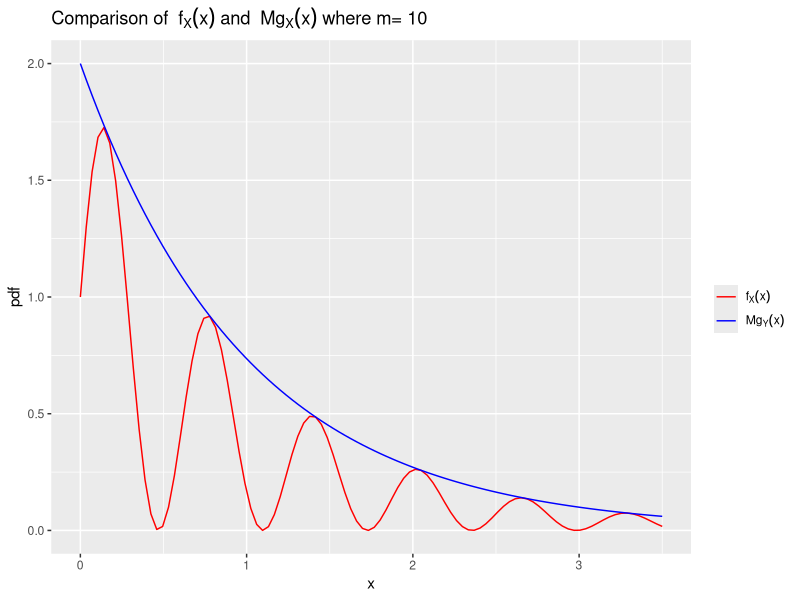
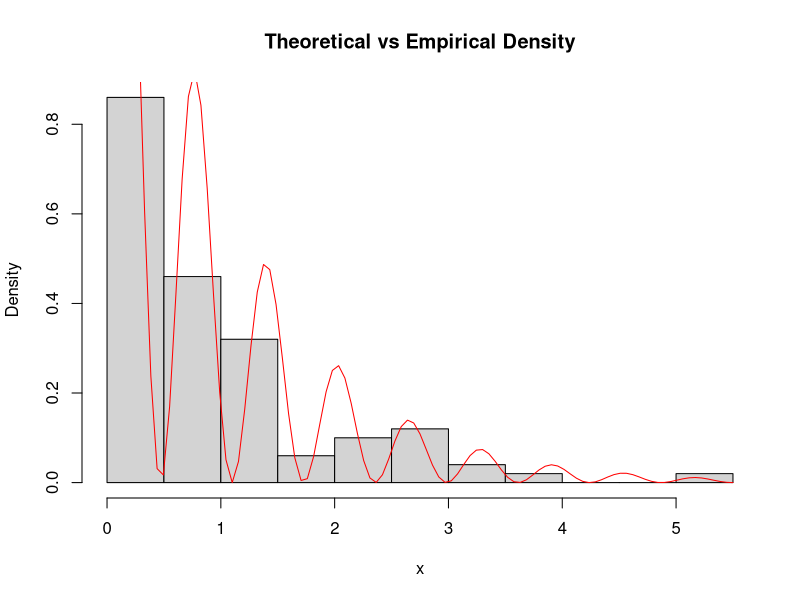

R code for these plots, in order:
## ---- chunk 1
library(ggplot2)
m = 10
fstar <- function(x, m=10) exp(-x) * (1 + sin(m*x))
g <- function(x) exp(-x) 
M <- 2
x = seq(0,3.5,l=100)
fgx = data.frame(x=x, fx=fstar(x,m), gx=M*g(x))
mylabs = list(expression(f[X](x)),expression(Mg[Y](x)))
p <- ggplot(fgx)
p + geom_line(aes(x,fx,colour="fx"))+
geom_line(aes(x,gx,colour="fy"))+
labs(y="pdf", title=bquote("Comparison of "~f[X](x)~"and "~Mg[X](x)~"where m=" ~ .(m))) + scale_colour_manual("", values=c("fx"="red","fy"="blue"), labels=mylabs)
## ---- chunk 2
rds <- function(n, m){
 x <- vector("numeric",0)
 num <- 0
 M = 2/(1 + m/(m^2+1)) # in this case it is equivalent to 1/P(accept)
 x_len = 0 
 while(x_len <= n){
   n_gen = max(ceiling(M*(n-x_len)), 10) # optimising the number of vals we generate (no less than 10)
   u1 <- runif(n_gen)
   y <- -log(u1) # random Exp(1) variates generated by inversion
   u2 <- runif(n_gen)
   cond <- u2 <= 0.5*(1 + sin(m*y))
   x <- c(x, y[cond])
   x_len <- length(x)
}
 data.frame(x = x[1:n])
}
## ---- chunk 3
# Histogram
library("ggplot2")
x_rds = rds(100, 10)
hist(x_rds$x, main = 'Theoretical vs Empirical Density', xlab = 'x', probability = TRUE)
curve(fstar, add = TRUE, col = 'red')
## ---- chunk 4
x_rds = rds(50,10)
## ---- chunk 5
# K-S test 


## ---- chunk 6
rds <- function(n, m){
  
 x <- vector("numeric",0)
 p <- vector("numeric",0)
 num <- 0
 M = 2/(1 + m/(m^2+1)) # in this case it is equivalent to 1/P(accept)
 x_len = 0 
 while(x_len <= n){
   n_gen = max(ceiling(M*(n-x_len)), 10) # optimising the number of vals we generate (no less than 10)
   u1 <- runif(n_gen)
   y <- -log(u1) # random Exp(1) variates generated by inversion
   u2 <- runif(n_gen)
   cond <- u2 <= 0.5*(1 + sin(m*y))
   x <- c(x, y[cond])
   p = c(p, sum(cond)/n_gen) # keeping track of probabilility each time
   x_len <- length(x)
}
 list(x = x[1:n], p = p)
}
